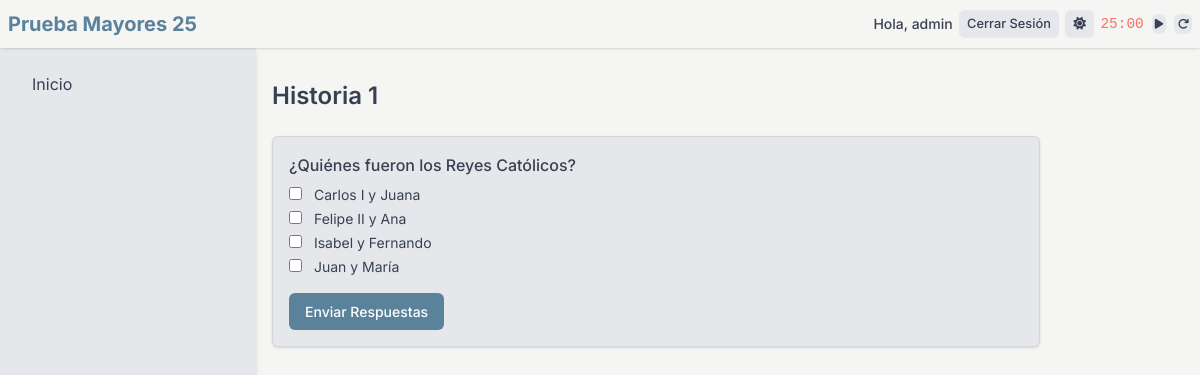
The app's page /examen/2 (signed in), older data.
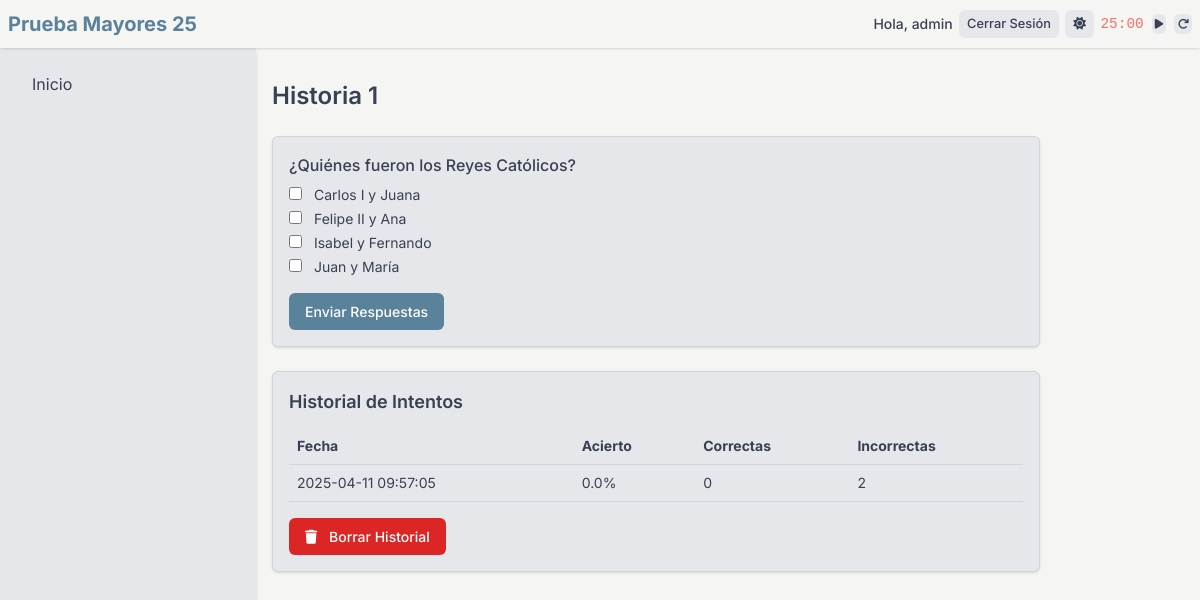
The same page, newer data.
### tables this page shows
CREATE TABLE usuarios (
                id INTEGER PRIMARY KEY AUTOINCREMENT,
                username TEXT NOT NULL UNIQUE,
                password TEXT NOT NULL
            );

CREATE TABLE examenes (
                id INTEGER PRIMARY KEY AUTOINCREMENT,
                asignatura_id INTEGER,
                nombre TEXT NOT NULL,
                UNIQUE(asignatura_id, nombre),
                FOREIGN KEY (asignatura_id) REFERENCES asignaturas(id)
            );

CREATE TABLE preguntas (
                id INTEGER PRIMARY KEY AUTOINCREMENT,
                examen_id INTEGER,
                texto TEXT NOT NULL,
                UNIQUE(examen_id, texto),
                FOREIGN KEY (examen_id) REFERENCES examenes(id)
            );

CREATE TABLE opciones (
                id INTEGER PRIMARY KEY AUTOINCREMENT,
                pregunta_id INTEGER,
                texto TEXT NOT NULL,
                es_correcta INTEGER NOT NULL DEFAULT 0,
                UNIQUE(pregunta_id, texto),
                FOREIGN KEY (pregunta_id) REFERENCES preguntas(id)
            );

CREATE TABLE intentos_examen (
                id INTEGER PRIMARY KEY AUTOINCREMENT,
                usuario_id INTEGER,
                examen_id INTEGER,
                porcentaje_acierto REAL,
                respuestas_correctas INTEGER DEFAULT 0,
                respuestas_incorrectas INTEGER DEFAULT 0,
                fecha TEXT DEFAULT CURRENT_TIMESTAMP,
                FOREIGN KEY (usuario_id) REFERENCES usuarios(id),
                FOREIGN KEY (examen_id) REFERENCES examenes(id)
            );

### app.py (the view, shortened to what this page needs)
@app.route("/examen/<int:examen_id>", methods=["GET", "POST"])
@login_required
def mostrar_examen(examen_id):
    with closing(get_db_connection()) as conn:
        examen_row = conn.execute(
            "SELECT id, nombre, asignatura_id FROM examenes WHERE id = ?", (examen_id,)
        ).fetchone()
        if not examen_row:
            return redirect(url_for("index"))
        examen = dict(examen_row)
        preguntas = [
            dict(row)
            for row in conn.execute(
                "SELECT id, texto FROM preguntas WHERE examen_id = ?", (examen_id,)
            ).fetchall()
        ]
        for pregunta in preguntas:
            pregunta["opciones"] = [
                dict(row)
                for row in conn.execute(
                    "SELECT id, texto, es_correcta FROM opciones WHERE pregunta_id = ?",
                    (pregunta["id"],),
                ).fetchall()
            ]
        examen["preguntas"] = preguntas
        intentos = [
            dict(row)
            for row in conn.execute(
                """
                SELECT id, porcentaje_acierto, respuestas_correctas, respuestas_incorrectas,
                fecha FROM intentos_examen
                WHERE usuario_id = ? AND examen_id = ?
                ORDER BY fecha DESC
                """,
                (current_user.id, examen_id),
            ).fetchall()
        ]
        return render_template(
            "examen.html",
            examen=examen,
            intentos=fetch_intentos(examen_id),
            navbar_data=get_navbar_data(),
        )

### app.py (called while the page is built)
@login_manager.user_loader
def load_user(user_id):
    with closing(get_db_connection()) as conn:
        user = conn.execute(
            "SELECT id, username FROM usuarios WHERE id = ?", (user_id,)
        ).fetchone()
        return User(user["id"], user["username"]) if user else None

def get_navbar_data():
    return {
        "is_authenticated": current_user.is_authenticated,
        "username": current_user.username if current_user.is_authenticated else None,
        "dark_mode": session.get("dark_mode", False),
    }

def fetch_intentos(examen_id):
    with closing(get_db_connection()) as conn:
        intentos = [
            dict(row)
            for row in conn.execute(
                """
                SELECT id, porcentaje_acierto, respuestas_correctas, respuestas_incorrectas, fecha
                FROM intentos_examen
                WHERE usuario_id = ? AND examen_id = ?
                ORDER BY fecha DESC
                """,
                (current_user.id, examen_id),
            ).fetchall()
        ]
    return intentos

### init_db.py (called while the page is built)
def get_db_connection():
    db_path = os.path.join(current_app.root_path, "instance", "database.db")
    conn = sqlite3.connect(db_path, check_same_thread=False)
    conn.row_factory = sqlite3.Row
    return conn

### templates/examen.html (shortened to what this page needs)
<!DOCTYPE html>
<html lang="es" data-theme="{{ 'dark' if navbar_data.dark_mode else 'light' }}">
<head>
    <link rel="stylesheet" href="https://cdnjs.cloudflare.com/ajax/libs/font-awesome/6.5.1/css/all.min.css">
    <script src="https://cdn.tailwindcss.com"></script>
    <link rel="stylesheet" href="{{ url_for('static', filename='css/style.css') }}">
</head>
<body>
    {% include '_navbar.html' %}
    {% include '_sidebar.html' %}
    <main class="content">
        <h1 class="text-2xl font-semibold mb-6">{{ examen['nombre'] }}</h1>
        {% if resultado %}
        <div id="examen-resultados" class="card mb-6 max-w-3xl">
            <h2 class="text-lg font-semibold mb-3">Resultados</h2>
            <p class="text-sm mb-3">Porcentaje de acierto: {{ "%.2f"|format(porcentaje_acierto) }}%</p>
            {% for res in resultado %}
            <div class="mb-4">
                <p class="font-medium mb-1">{{ res['texto'] }}</p>
                <p class="text-sm mb-1">Aciertos: {{ res['aciertos'] }} de {{ res['total_correctas'] }}</p>
                <ul class="text-sm space-y-1">
                    {% for opcion in res['opciones'] %}
                    <li
                        class="{% if opcion['id'] in res['correctas'] and opcion['id'] in res['seleccionadas'] %}text-green-600 dark:text-green-400{% elif opcion['id'] in res['correctas'] %}text-blue-600 dark:text-blue-400{% elif opcion['id'] in res['seleccionadas'] %}text-red-600 dark:text-red-400{% endif %}">
                        {{ opcion['texto'] }}
                        {% if opcion['id'] in res['seleccionadas'] %}(Seleccionada){% endif %}
                        {% if opcion['id'] in res['correctas'] %}(Correcta){% endif %}
                    </li>
                    {% endfor %}
                </ul>
            </div>
            {% endfor %}
            <div class="flex space-x-4 mt-4">
                <button class="btn btn-primary export-examen-pdf"><i class="fas fa-file-pdf mr-2"></i> Exportar a
                    PDF</button>
                <a href="{{ url_for('mostrar_examen', examen_id=examen['id']) }}" class="btn btn-primary"><i
                        class="fas fa-redo mr-2"></i> Reintentar</a>
            </div>
        </div>
        {% else %}
        <form method="POST" id="examen-form" class="card max-w-3xl">
            {% for pregunta in examen['preguntas'] %}
            <div class="mb-4">
                <p class="font-medium mb-2">{{ pregunta['texto'] }}</p>
                {% for opcion in pregunta['opciones'] %}
                <label class="block text-sm mb-1">
                    <input type="checkbox" name="pregunta_{{ pregunta['id'] }}" value="{{ opcion['id'] }}" class="mr-2">
                    {{ opcion['texto'] }}
                </label>
                {% endfor %}
            </div>
            {% endfor %}
            <button type="submit" class="btn btn-primary">Enviar Respuestas</button>
        </form>
        {% endif %}
        {% if intentos %}
        <div class="card mt-6 max-w-3xl">
            <h2 class="text-lg font-semibold mb-3">Historial de Intentos</h2>
            <table class="w-full text-sm">
                <thead>
                    <tr class="border-b border-[var(--border)]">
                        <th class="p-2 text-left">Fecha</th>
                        <th class="p-2 text-left">Acierto</th>
                        <th class="p-2 text-left">Correctas</th>
                        <th class="p-2 text-left">Incorrectas</th>
                    </tr>
                </thead>
                <tbody>
                    {% for intento in intentos %}
                    <tr class="border-b border-[var(--border)]">
                        <td class="p-2">{{ intento['fecha'] }}</td>
                        <td class="p-2">{{ intento['porcentaje_acierto'] }}%</td>
                        <td class="p-2">{{ intento['respuestas_correctas'] }}</td>
                        <td class="p-2">{{ intento['respuestas_incorrectas'] }}</td>
                    </tr>
                    {% endfor %}
                </tbody>
            </table>
            <form method="POST" action="{{ url_for('resetear_intentos', examen_id=examen['id']) }}" class="mt-4">
                <button type="submit" class="btn btn-danger"><i class="fas fa-trash mr-2"></i> Borrar Historial</button>
            </form>
        </div>
        {% endif %}
    </main>
</body>
</html>

### templates/_navbar.html (shortened to what this page needs)
<nav class="navbar">
    <div class="navbar-container">
        <a href="{{ url_for('index') }}" class="navbar-brand">Prueba Mayores 25</a>
        <div class="navbar-menu">
            {% if navbar_data.is_authenticated %}
            <span class="text-sm font-medium">Hola, {{ navbar_data.username }}</span>
            <a href="{{ url_for('logout') }}" class="navbar-btn navbar-btn-secondary">Cerrar Sesión</a>
            {% else %}
            <a href="{{ url_for('login') }}" class="navbar-btn navbar-btn-primary">Iniciar Sesión</a>
            <a href="{{ url_for('register') }}" class="navbar-btn navbar-btn-secondary">Registrarse</a>
            {% endif %}
            <form method="POST" action="{{ url_for('toggle_theme') }}">
                <button type="submit" class="navbar-btn navbar-btn-secondary" title="Cambiar tema">
                    <i class="fas fa-{{ 'moon' if navbar_data.dark_mode else 'sun' }}"></i>
                </button>
            </form>
            <div class="pomodoro-container flex items-center gap-2">
                <span id="pomodoroTime" class="font-mono text-sm">25:00</span>
                <button id="pomodoroToggle" class="navbar-btn navbar-btn-secondary p-1" title="Iniciar/Pausar">
                </button>
                <button id="pomodoroReset" class="navbar-btn navbar-btn-secondary p-1" title="Reiniciar">
                    <i class="fas fa-redo"></i>
                </button>
            </div>
        </div>
    </div>
</nav>

### templates/_sidebar.html (shortened to what this page needs)
<aside class="sidebar">
    <ul>
        <li><a href="{{ url_for('index') }}">Inicio</a></li>
    </ul>
</aside>

### static/css/style.css (style rules this page uses)
:root { --primary-bg: #f5f5f4; --primary-text: #374151; --secondary-bg: #e5e7eb; --accent: #5a829b; --accent-hover: #456e87; --border: #d1d5db; --shadow: rgba(0, 0, 0, 0.1); --work-color: #ff6f61; --rest-color: #4caf50; }
body { font-family: Inter, sans-serif; background-color: var(--primary-bg); color: var(--primary-text); transition: background-color 0.3s ease, color 0.3s ease; margin: 0; padding: 0; }
.navbar { position: fixed; top: 0; left: 0; width: 100%; z-index: 20; background-color: var(--primary-bg); box-shadow: 0 1px 3px 0 var(--shadow), 0 1px 2px -1px var(--shadow); padding: 0.5rem; min-height: 3rem; display: flex; align-items: center; box-sizing: border-box; }
.navbar-container { display: flex; align-items: center; justify-content: space-between; width: 100%; max-width: 80rem; margin: 0 auto; flex-wrap: nowrap; }
.navbar-brand { font-size: 1.25rem; font-weight: 700; color: var(--accent); white-space: nowrap; overflow: hidden; text-overflow: ellipsis; }
.navbar-menu { display: flex; align-items: center; gap: 0.4rem; flex-wrap: nowrap; overflow-x: auto; -webkit-overflow-scrolling: touch; scrollbar-width: none; }
.navbar-menu>* { margin-left: 0; }
.navbar-btn { padding: 0.3rem 0.5rem; border-radius: 0.375rem; font-weight: 500; font-size: 0.8rem; transition: background-color 0.2s ease-in-out, color 0.2s ease-in-out; white-space: nowrap; }
.navbar-btn-secondary { background-color: var(--secondary-bg); color: var(--primary-text); }
.sidebar { position: fixed; top: 3rem; left: 0; width: 16rem; height: calc(100vh - 3rem); background-color: var(--secondary-bg); box-shadow: 0 4px 6px -1px var(--shadow), 0 2px 4px -1px var(--shadow); transform: translateX(-100%); transition: transform 0.3s ease-in-out; }
.sidebar ul { padding: 1rem; display: flex; flex-direction: column; gap: 0.5rem; list-style: none; margin: 0; }
.sidebar li a { display: block; padding: 0.5rem 1rem; border-radius: 0.375rem; color: var(--primary-text); text-decoration: none; transition: background-color 0.2s ease-in-out, color 0.2s ease-in-out; }
.content { padding-top: 5rem; padding-left: 1rem; padding-right: 1rem; min-height: 100vh; transition: margin-left 0.3s ease-in-out; box-sizing: border-box; }
@media (min-width: 769px) { .content { margin-left: 16rem; } }
@media (min-width: 769px) { .sidebar { transform: translateX(0); } }
.btn { padding: 0.5rem 1rem; border-radius: 0.375rem; font-weight: 500; font-size: 0.875rem; transition: background-color 0.2s ease-in-out, color 0.2s ease-in-out; cursor: pointer; border: none; }
.btn-primary { background-color: var(--accent); color: #fff; }
.btn-danger { background-color: #dc2626; color: #fff; }
.card { background-color: var(--secondary-bg); padding: 1rem; border-radius: 0.375rem; box-shadow: 0 1px 3px 0 var(--shadow), 0 1px 2px -1px var(--shadow); border: 1px solid var(--border); }
.pomodoro-container { display: flex; align-items: center; gap: 0.4rem; }
#pomodoroTime { font-family: monospace; font-size: 0.9rem; color: inherit; min-width: 40px; transition: all 0.2s ease; }
#pomodoroTime.work { color: var(--work-color); }
#pomodoroToggle, #pomodoroReset { padding: 0.2rem !important; line-height: 1; transition: all 0.2s ease; }
#pomodoroToggle i, #pomodoroReset i { font-size: 0.7rem; }
p, li { line-height: 1.5 !important; }

Row changes from the older to the newer data that the page shows:
added intentos_examen: fecha "2025-04-11 09:57:05", porcentaje_acierto "0.0", respuestas_correctas "0", respuestas_incorrectas "2"
Text that changed along with them:
text now shown: "Historial de Intentos Fecha Acierto Correctas Incorrectas Borrar Historial"
